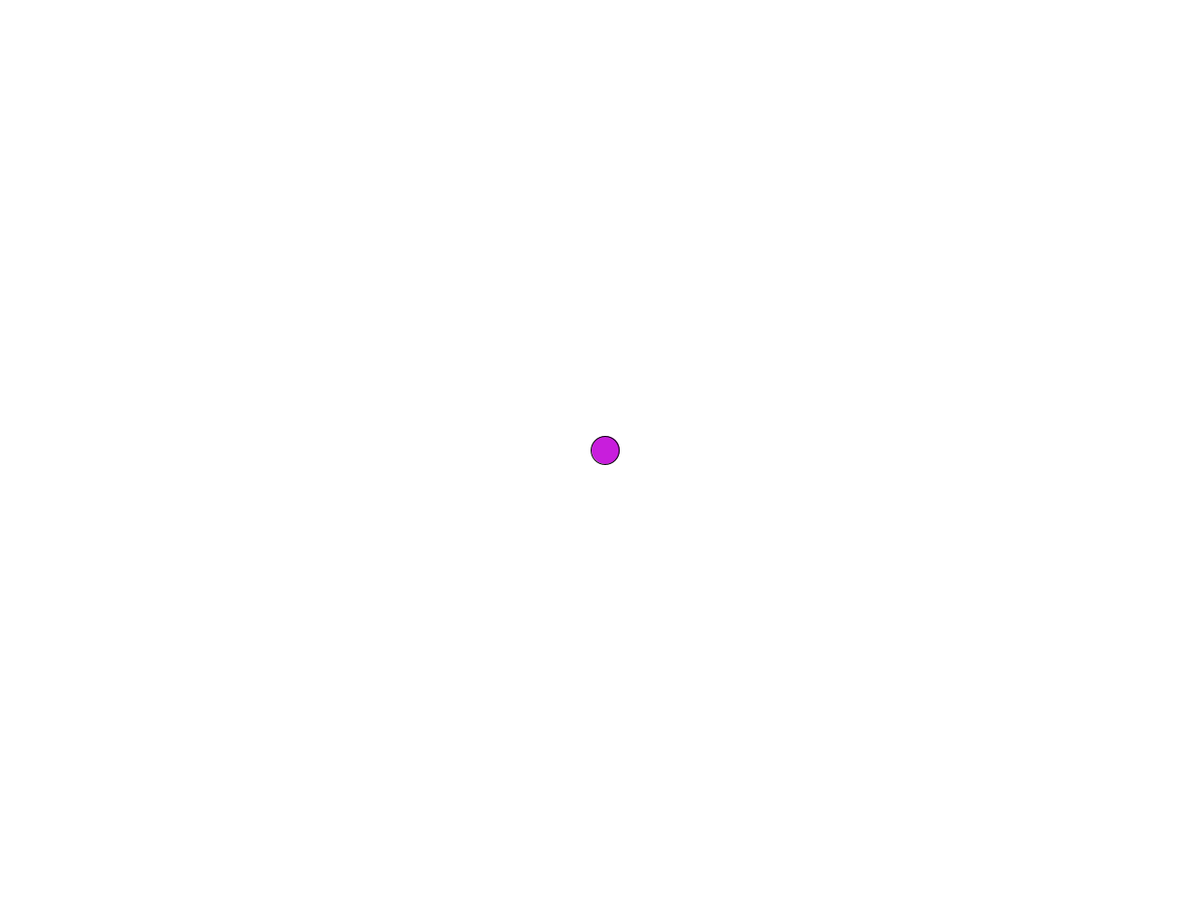
Frame 1 (no input)
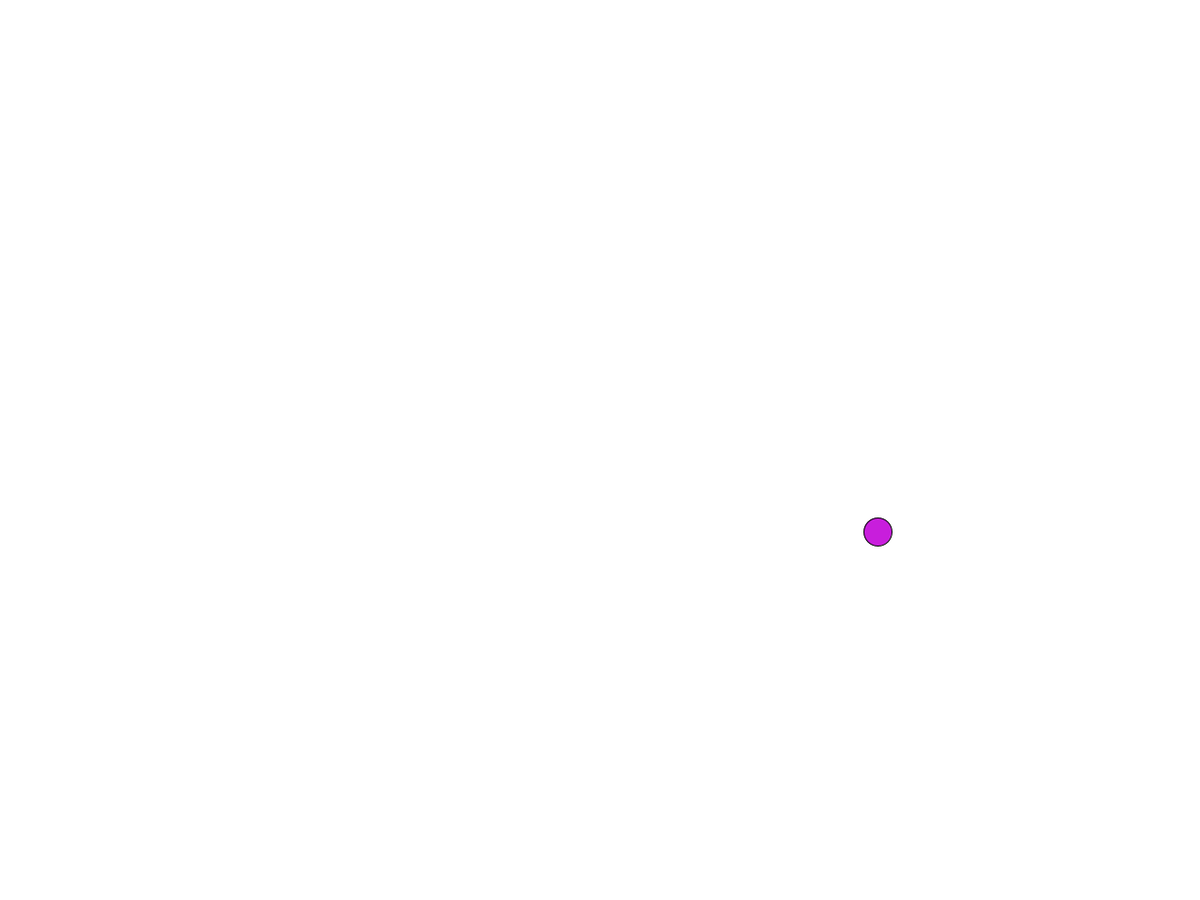
Frame 60 (the mouse pressed at the canvas centre just before this capture)
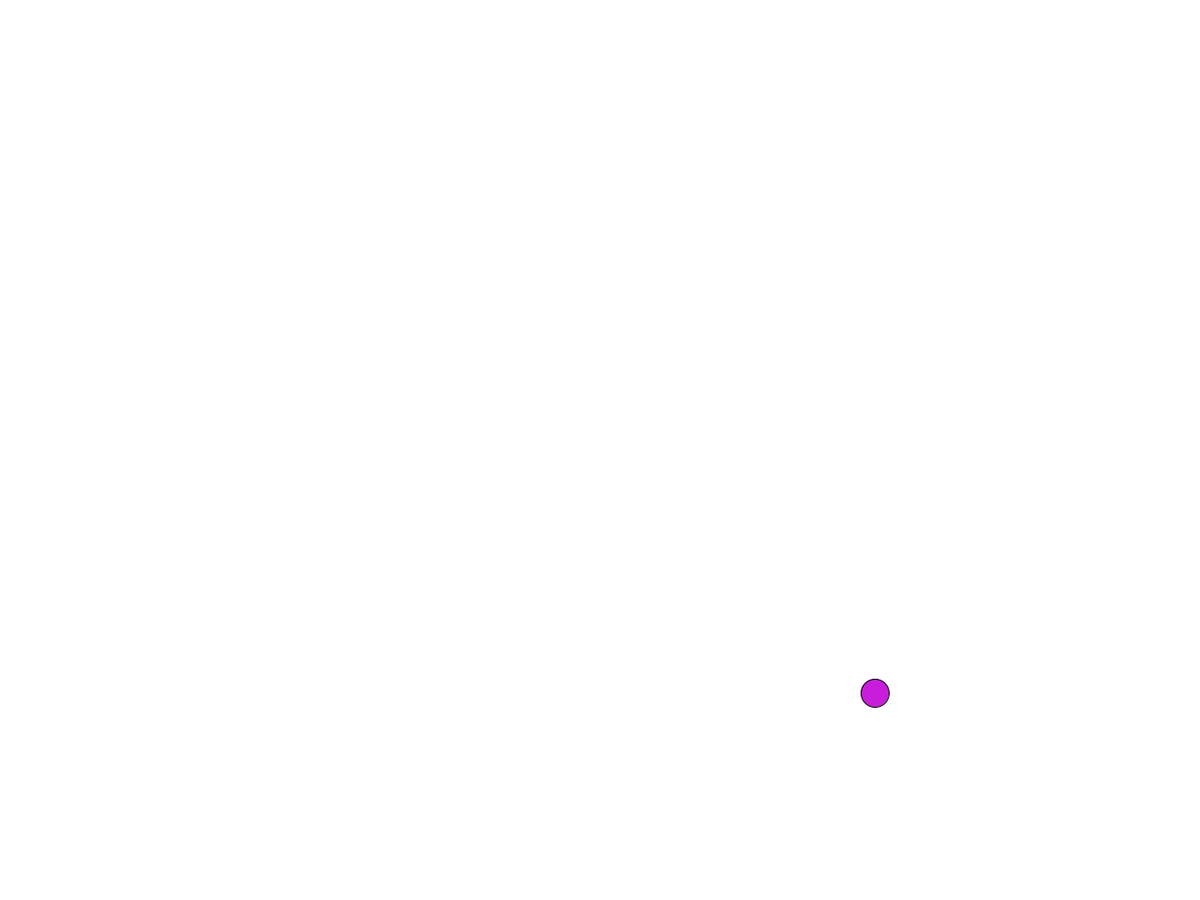
Frame 120 (the mouse held since frame 60 and released just before this capture)

The Processing sketch that drew these frames (run headless with seeded random() and noise(); from frame 60 on, the mouse is pressed at the canvas centre):

// Processing sketch: FirstObjects
// ── FirstObjects.pde

// The Blob!
Blob blob;



// Initialize everything.  This method runs exactly /once/
void setup()
{
  size(1280, 960); // set screen size to 1280p
  frameRate(120);
  blob = new Blob(width/2, height/2, 30, color(200, 30, 220));
}

// the game loop, repeats indefinitely until the game ends.
// This method Draws a single frame in the game.
void draw()
{
  // Clear the screen every frame
  background(255, 255, 255);
  
  // Print the current Frame number...
  println(frameCount);
  
  // What the &$!^$( is going on here....?
  float theta = ((frameCount % 360) * PI) / 180.0;
  
  float dx = 6 * cos(theta);
  float dy = 3 * sin(theta);
  
  
  // Move the blob!
  blob.move(dx, dy);
  // Draw the blob!
  blob.draw();  
}

// ── Blob.pde
public class Blob
{
  //********************************
  // Properties
  //********************************
  protected float x, y;
  
  protected float radius;
  protected color col;
  
  //********************************
  // Constructors
  //********************************
  
  // Constructor Method
  public Blob(float x, float y, float r, color c)
  {
    this.x = x;
    this.y = y;
    this.radius = r;
    this.col = c;
  }
  
  //********************************
  // Behaviors
  //********************************
  
  // Draw this Blob on the Screen
  public void draw()
  {
    // set the fill color to this Blob's color
    fill(col);
    
    // draw the Blob
    ellipse(x, y, radius, radius);
  }
  
  // Change the position of this Blob
  public void move(float dx, float dy)
  {
    x = x+dx;
    y = y+dy;
  }
}
